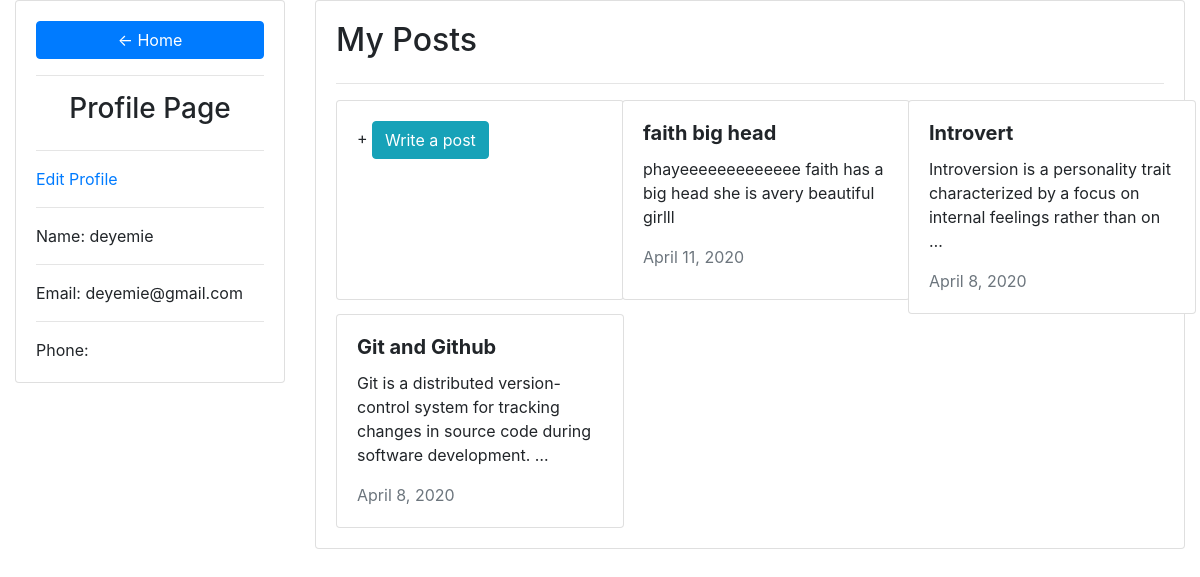
The page /profile/ (signed in) on the database as committed earlier.
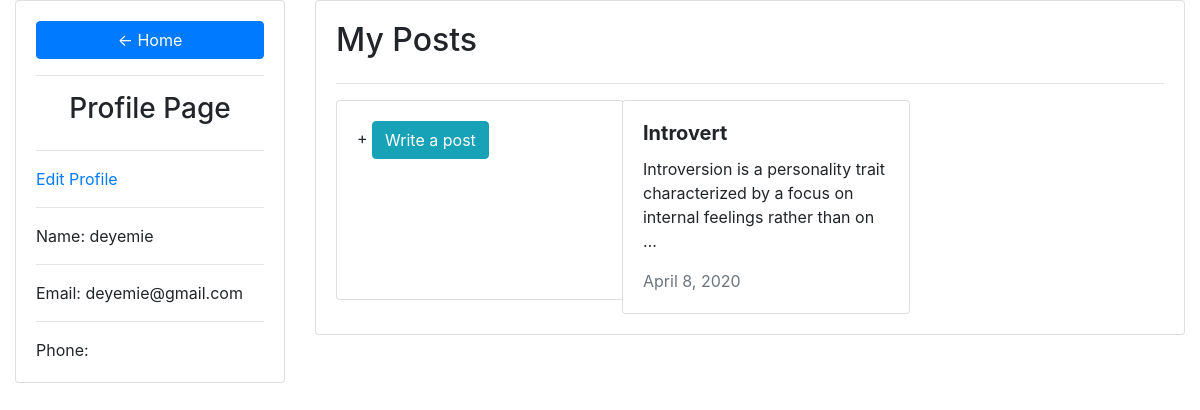
The same page on the database as committed later.
### blog/models.py (models this page shows, shortened)
class Blog(models.Model):
    title = models.CharField(max_length=100, null=False, unique=True)
    slug = models.SlugField(max_length=100, unique=True, null=True)
    body = models.TextField()
    creator = models.ForeignKey(User, null=True, on_delete=models.SET_NULL)
    profile_pic = models.ImageField(default="jeez.png", null=True, blank=True)
    date_posted= models.DateTimeField(auto_now_add=True)

### blog/views.py (the view)
# urls.py: path('profile/', views.profilePage, name='profile'),
@login_required(login_url='login')
def profilePage(request):
    blogs = Blog.objects.filter(creator=request.user, date_posted__lte=timezone.now()).order_by('-date_posted')
    form = profileForm()
    if request.method == 'POST':
        form = profileForm(request.POST, request.FILES, instance=users)
        if form.is_valid():
            form.save()
    template_name = 'blog/user_page.html'
    context = {'form': form , 'blogs' : blogs}
    return render(request, template_name, context)

### templates/blog/user_page.html (shortened to what this page needs)
{% load static %}
<!DOCTYPE html>
<html lang="en">
  <head>
    <link
      rel="stylesheet"
      href="https://stackpath.bootstrapcdn.com/bootstrap/4.3.1/css/bootstrap.min.css"
    />
  </head>
  <body>
    {% block content %}
    <div class="container-fluid">
      <div class="row">
        <div class="col-md-3">
          <div class="card card-body">
            <a href="{% url 'home' %}" class="btn btn-primary"> &#8592; Home</a>
            <hr />
            <h3 style="text-align: center;">Profile Page</h3>
            <hr />
            <a href="{% url 'settings' %}">Edit Profile</a>
            <hr />
            Name: {{request.user.username}}
            <hr />
            Email: {{request.user.email}}
            <hr />
            Phone: {{request.user.phone}}
          </div>
        </div>
        <div class="col-md-9">
          <div class="card card-body">
            <h2>My Posts</h2>
            <hr>
            <div class="row">
              <div class="col-lg-4 col-md-3">
                <div class="card" style="width: 18rem; height: 200px;">
                  <div class="card-body">
                    &#43;
                    <a href="{% url 'create_blog' %}" class="btn btn-md btn-info">  Write a post </a>
                  </div>
                </div>
              </div>
            {% if blogs is None %}
              <div>
                Start with writing one
              </div>
            {% else %}
              {% for blog in blogs %}
              <div class="col-lg-4 col-md-3">
                <div class="card" style="width: 18rem; min-height:200px;">
                  <div class="card-body">
                    <h5 class="card-title font-weight-bold">{{blog.title}}</h5>
                    <p class="card-text">{{ blog.body| truncatewords:15 }}</p>
                    <span class="text-muted"> {{blog.date_posted.date }} </span>
                  </div>
                </div>
              </div>
              <br>
              {% endfor %}
            {% endif %}
          </div>
          </div>
        </div>
      </div>
    </div>
    {% endblock %}
  </body>
</html>

Rows that differ between the two databases and show on the page:
removed Blog: title "faith big head", body "phayeeeeeeeeeeeee faith has a big head she is avery beautiful girlll", date_posted "April 11, 2020"
removed Blog: title "Git and Github", body "Git is a distributed version-control system for tracking changes in source code during software development. …", date_posted "April 8, 2020"
